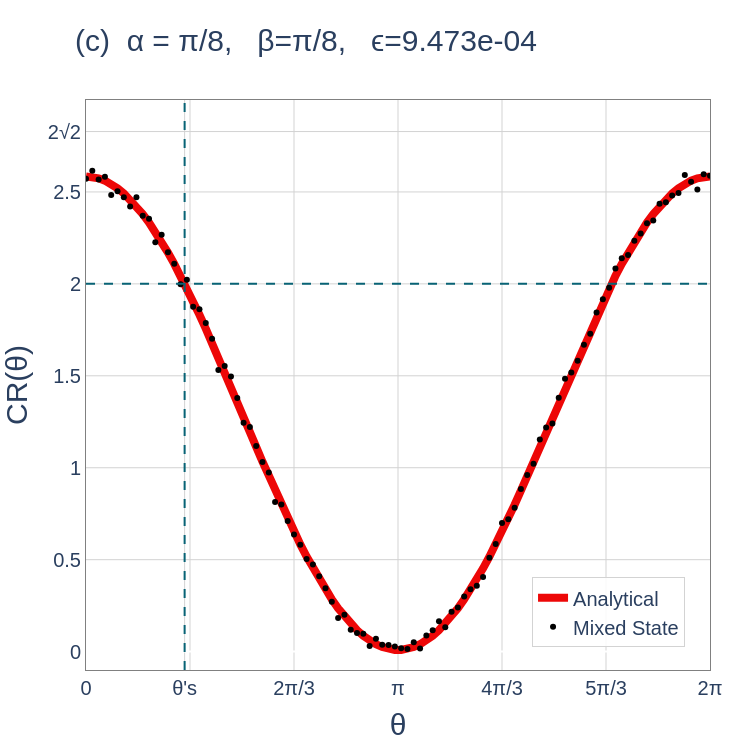

This figure's notebook cell:
### Code cell
ϵ_val = ϵ(y_pred=analytical_CHSH(theta_FSS=θ,Pt=0.9107),y_true=chsh_mixed)
θsm = 0.316078*π
fig_c = go.Figure()
##############         LIMITS         ##############
##############         LIMITS         ##############

#fig_c.add_hline(y=2, line_width=limit_w, line_dash="dash", line_color="rgb(97, 63, 117)")
#fig_c.add_vline(x=θs, line_width=limit_w, line_dash="dash", line_color="rgb(97, 63, 117)")
fig_c.add_hline(y=2, line_width=limit_w, line_dash="dash", line_color=line_color)
fig_c.add_vline(x=θsm, line_width=limit_w, line_dash="dash", line_color=line_color)


##############         Analytical         ##############
fig_c.add_trace(go.Scatter(
    x=θ, 
    y=analytical_CHSH(theta_FSS=θ,Pt=0.9107), 
    mode='lines', 
    name='Analytical',
    line=dict(color=line_c, width=line_w)
))
##############         Experimental         ##############
fig_c.add_trace(go.Scatter(
    x=θ, 
    y=np.abs(chsh_mixed), 
    mode='markers', 
    name='Mixed State',
    line=dict(color='black', width=3)
))

##############         LAYOUT         ##############

fig_c.update_layout(
    xaxis=dict(
        title=dict(
            text='θ',
            font=dict(size=axes_label_font_size, family=font_family)
        ), 
        tickfont=dict(size=tick_font_size, family=font_family),                    
        tickmode='array',
        tickvals=[0, np.pi/3, θsm, 2*np.pi/3, np.pi, 4*np.pi/3, 5*np.pi/3, 2*np.pi],
        ticktext=['0', '', "θ's", '2π/3', 'π', '4π/3', '5π/3', '2π'],
        range=[0, 2*π],
        showgrid=True, gridcolor='lightgray',zeroline=True,
        showline=True, linewidth=1, linecolor='gray', mirror=True
    ),
    yaxis=dict(
        title=dict(
            text='CR(θ)',  # Update y-axis label as needed
            font=dict(size=axes_label_font_size, family=font_family)
        ),
        tickfont=dict(size=tick_font_size, family=font_family),
        tickmode='array',
        tickvals=[0,0.5,1,1.5,2,2.5,2*np.sqrt(2),3],
        ticktext=['0', '0.5', '1','1.5','2','2.5','2√2',''],
        range=[-0.1,3],
        showgrid=True, gridcolor='lightgray',
        showline=True, linewidth=1, linecolor='gray', mirror=True,
    ),
    title=dict(
        text=f"(c)\t\tα = π/8, \t\tβ=π/8, \t\tϵ={ϵ_val:1.3e}",
        font=dict(size=title_fontsize, family=font_family),
        x=0.1, 
        y=0.96
    ),
    autosize=False,
    width=750,
    height=750,
    plot_bgcolor='white',
        paper_bgcolor='white',
        
        # --- NEW LEGEND POSITIONING ---
    legend=dict(
        font=dict(family=font_family, size=legend_font_size),
        yanchor="bottom",
        y=0.04,             # 5% from the bottom
        xanchor="right",
        x=0.96,             # 95% to the right
        bgcolor="rgba(255, 255, 255, 0.85)", # Semi-transparent white background
        bordercolor="lightgray",             # Optional border to frame it cleanly
        borderwidth=1
    ),
    margin=dict(l=80, r=40, t=100, b=80) # Added margin so large labels are not cut off
)

# Display the figure
#fig_c.show()

### Figure 1 — Plotly figure (JSON) as saved in the notebook; plotly's stock layout.template omitted (floating-point values rounded to 4 significant figures)
{"data": [{"line": {"color": "rgb(237, 7, 7)", "width": 8}, "mode": "lines", "name": "Analytical", "type": "scatter", "x": [0.0, 0.06347, 0.1269, 0.1904, 0.2539, 0.3173, 0.3808, 0.4443, 0.5077, 0.5712, 0.6347, 0.6981, 0.7616, 0.8251, 0.8885, 0.952, 1.015, 1.079, 1.142, 1.206, 1.269, 1.333, 1.396, 1.46, 1.523, 1.587, 1.65, 1.714, 1.777, 1.841, 1.904, 1.967, 2.031, 2.094, 2.158, 2.221, 2.285, 2.348, 2.412, 2.475, 2.539, 2.602, 2.666, 2.729, 2.793, 2.856, 2.919, 2.983, 3.046, 3.11, 3.173, 3.237, 3.3, 3.364, 3.427, 3.491, 3.554, 3.618, 3.681, 3.745, 3.808, 3.871, 3.935, 3.998, 4.062, 4.125, 4.189, 4.252, 4.316, 4.379, 4.443, 4.506, 4.57, 4.633, 4.697, 4.76, 4.823, 4.887, 4.95, 5.014, 5.077, 5.141, 5.204, 5.268, 5.331, 5.395, 5.458, 5.522, 5.585, 5.649, 5.712, 5.775, 5.839, 5.902, 5.966, 6.029, 6.093, 6.156, 6.22, 6.283], "y": [2.584, 2.582, 2.574, 2.561, 2.543, 2.52, 2.492, 2.459, 2.422, 2.38, 2.334, 2.283, 2.229, 2.17, 2.109, 2.044, 1.976, 1.905, 1.832, 1.756, 1.679, 1.6, 1.52, 1.439, 1.358, 1.276, 1.194, 1.113, 1.033, 0.9534, 0.8753, 0.799, 0.7246, 0.6526, 0.5831, 0.5166, 0.4531, 0.3931, 0.3367, 0.2842, 0.2357, 0.1915, 0.1518, 0.1167, 0.0863, 0.0608, 0.04027, 0.0248, 0.01446, 0.009275, 0.009275, 0.01446, 0.0248, 0.04027, 0.0608, 0.0863, 0.1167, 0.1518, 0.1915, 0.2357, 0.2842, 0.3367, 0.3931, 0.4531, 0.5166, 0.5831, 0.6526, 0.7246, 0.799, 0.8753, 0.9534, 1.033, 1.113, 1.194, 1.276, 1.358, 1.439, 1.52, 1.6, 1.679, 1.756, 1.832, 1.905, 1.976, 2.044, 2.109, 2.17, 2.229, 2.283, 2.334, 2.38, 2.422, 2.459, 2.492, 2.52, 2.543, 2.561, 2.574, 2.582, 2.584]}, {"line": {"color": "black", "width": 3}, "mode": "markers", "name": "Mixed State", "type": "scatter", "x": [0.0, 0.06347, 0.1269, 0.1904, 0.2539, 0.3173, 0.3808, 0.4443, 0.5077, 0.5712, 0.6347, 0.6981, 0.7616, 0.8251, 0.8885, 0.952, 1.015, 1.079, 1.142, 1.206, 1.269, 1.333, 1.396, 1.46, 1.523, 1.587, 1.65, 1.714, 1.777, 1.841, 1.904, 1.967, 2.031, 2.094, 2.158, 2.221, 2.285, 2.348, 2.412, 2.475, 2.539, 2.602, 2.666, 2.729, 2.793, 2.856, 2.919, 2.983, 3.046, 3.11, 3.173, 3.237, 3.3, 3.364, 3.427, 3.491, 3.554, 3.618, 3.681, 3.745, 3.808, 3.871, 3.935, 3.998, 4.062, 4.125, 4.189, 4.252, 4.316, 4.379, 4.443, 4.506, 4.57, 4.633, 4.697, 4.76, 4.823, 4.887, 4.95, 5.014, 5.077, 5.141, 5.204, 5.268, 5.331, 5.395, 5.458, 5.522, 5.585, 5.649, 5.712, 5.775, 5.839, 5.902, 5.966, 6.029, 6.093, 6.156, 6.22, 6.283], "y": [2.572, 2.615, 2.568, 2.583, 2.483, 2.503, 2.471, 2.42, 2.472, 2.371, 2.355, 2.226, 2.268, 2.172, 2.11, 1.999, 2.023, 1.876, 1.862, 1.788, 1.702, 1.532, 1.554, 1.496, 1.379, 1.244, 1.222, 1.119, 1.031, 0.9735, 0.8141, 0.7994, 0.7101, 0.6369, 0.5808, 0.5038, 0.474, 0.4098, 0.3448, 0.2714, 0.1823, 0.2009, 0.1195, 0.1009, 0.09767, 0.03094, 0.07028, 0.03669, 0.03548, 0.02724, 0.01779, 0.01423, 0.05093, 0.01759, 0.08778, 0.1163, 0.165, 0.1331, 0.2174, 0.2404, 0.2993, 0.3394, 0.3583, 0.4059, 0.5101, 0.5851, 0.6997, 0.7199, 0.7822, 0.8847, 0.9607, 1.022, 1.154, 1.218, 1.24, 1.381, 1.484, 1.518, 1.582, 1.669, 1.728, 1.844, 1.916, 1.979, 2.084, 2.139, 2.156, 2.234, 2.274, 2.33, 2.344, 2.436, 2.444, 2.48, 2.494, 2.592, 2.555, 2.514, 2.596, 2.589]}], "layout": {"autosize": false, "height": 750, "legend": {"bgcolor": "rgba(255, 255, 255, 0.85)", "bordercolor": "lightgray", "borderwidth": 1, "font": {"family": "Arial", "size": 20}, "x": 0.96, "xanchor": "right", "y": 0.04, "yanchor": "bottom"}, "margin": {"b": 80, "l": 80, "r": 40, "t": 100}, "paper_bgcolor": "white", "plot_bgcolor": "white", "shapes": [{"line": {"color": "rgb(8, 99, 117)", "dash": "dash", "width": 2}, "type": "line", "x0": 0, "x1": 1, "xref": "x domain", "y0": 2, "y1": 2, "yref": "y"}, {"line": {"color": "rgb(8, 99, 117)", "dash": "dash", "width": 2}, "type": "line", "x0": 0.993, "x1": 0.993, "xref": "x", "y0": 0, "y1": 1, "yref": "y domain"}], "title": {"font": {"family": "Arial", "size": 30}, "text": "(c)\t\tα = π/8, \t\tβ=π/8, \t\tϵ=9.473e-04", "x": 0.1, "y": 0.96}, "width": 750, "xaxis": {"gridcolor": "lightgray", "linecolor": "gray", "linewidth": 1, "mirror": true, "range": [0, 6.283], "showgrid": true, "showline": true, "tickfont": {"family": "Arial", "size": 20}, "tickmode": "array", "ticktext": ["0", "", "θ's", "2π/3", "π", "4π/3", "5π/3", "2π"], "tickvals": [0, 1.047, 0.993, 2.094, 3.142, 4.189, 5.236, 6.283], "title": {"font": {"family": "Arial", "size": 30}, "text": "θ"}, "zeroline": true}, "yaxis": {"gridcolor": "lightgray", "linecolor": "gray", "linewidth": 1, "mirror": true, "range": [-0.1, 3], "showgrid": true, "showline": true, "tickfont": {"family": "Arial", "size": 20}, "tickmode": "array", "ticktext": ["0", "0.5", "1", "1.5", "2", "2.5", "2√2", ""], "tickvals": [0, 0.5, 1, 1.5, 2, 2.5, 2.828, 3], "title": {"font": {"family": "Arial", "size": 30}, "text": "CR(θ)"}}}}
